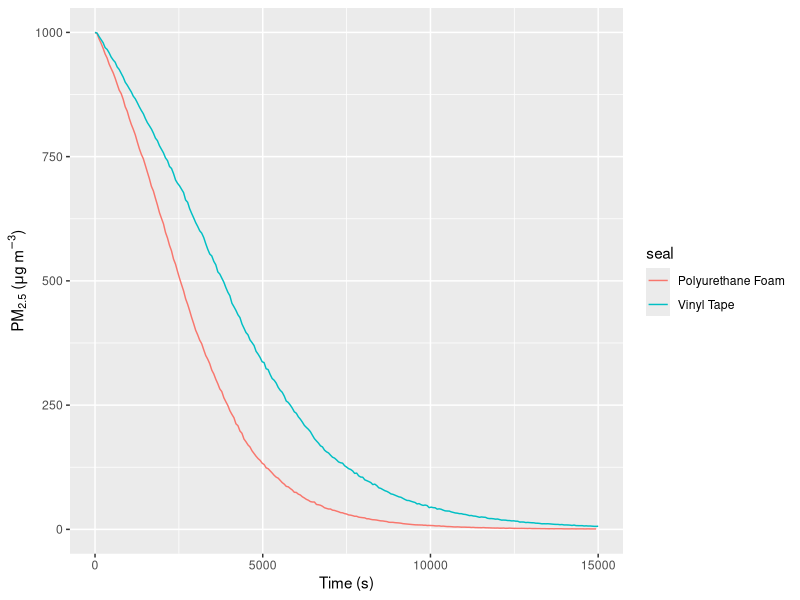
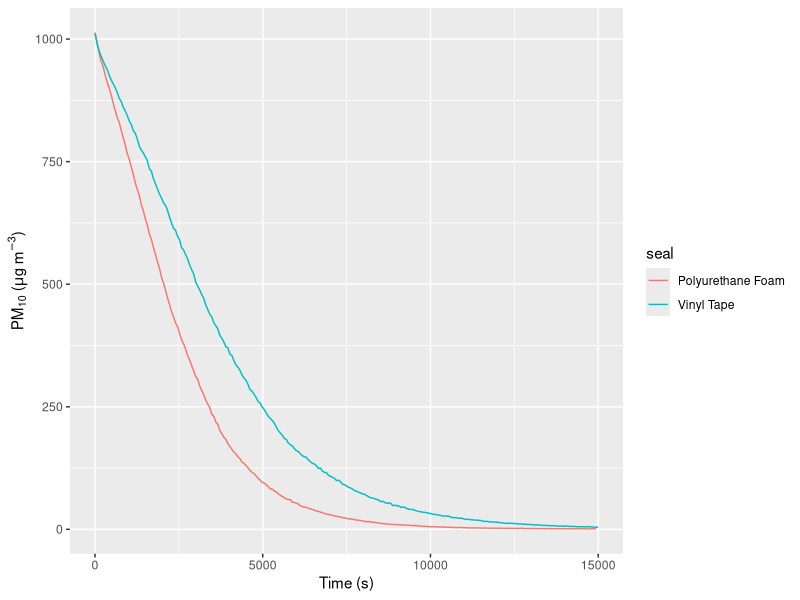
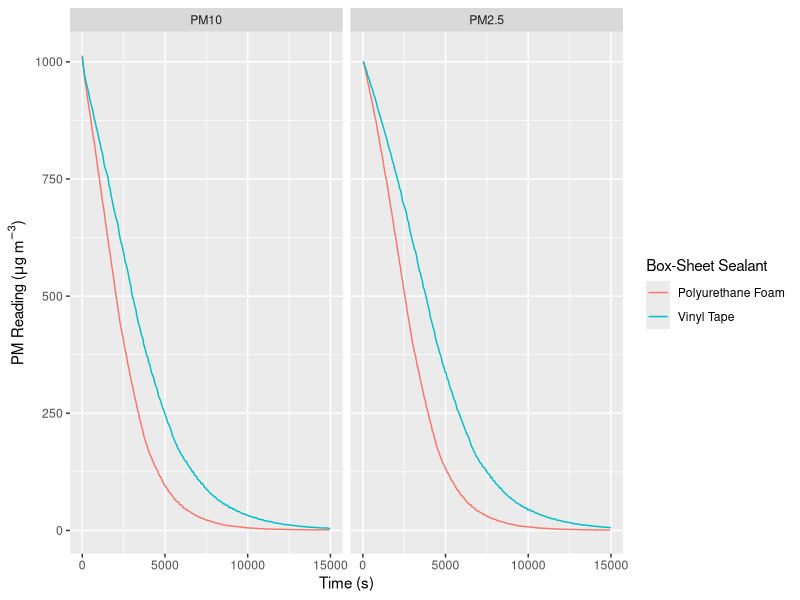
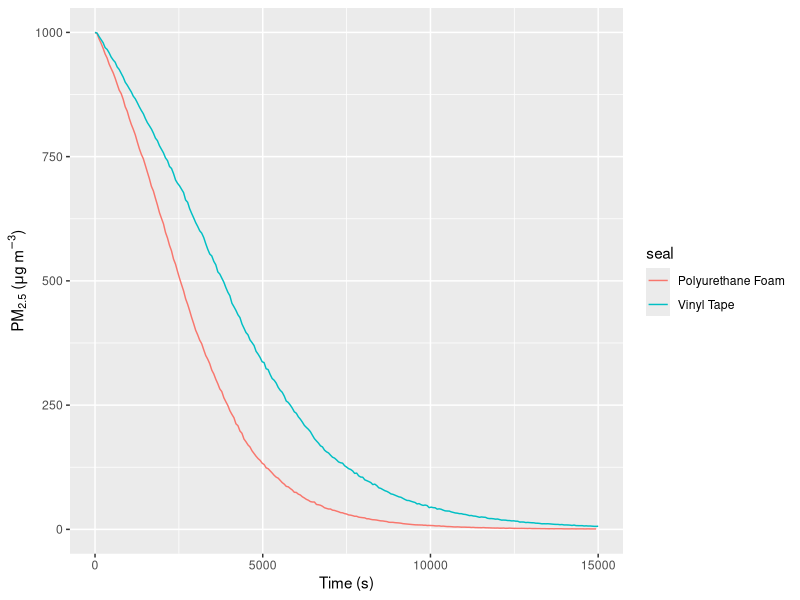
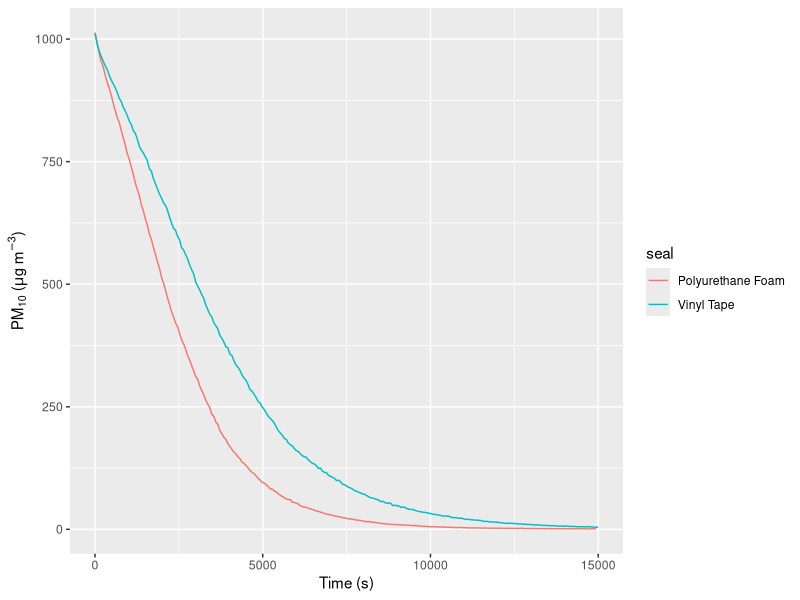
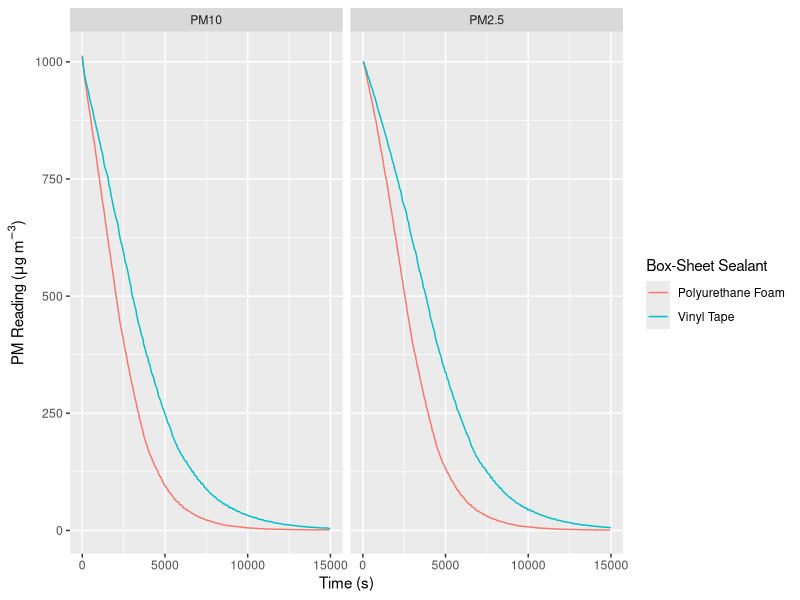

Reproduce these figures in R, in order.
#! /usr/bin/env Rscript

suppressMessages(library(tidyverse))

SYSTIME <- Sys.time()
DIFFTIME_ZERO <- difftime(SYSTIME, SYSTIME)

foam <- read_csv('15octa-nothing-4bigbox.csv', col_names=F)
names(foam) <- c('time', 'type', 'value')
foam <- subset(foam, type != 'comment')
foam$value <- as.numeric(foam$value)
foam$time <- as.numeric(as.POSIXct(foam$time, origin='1970-01-01'))
foam$seal <- 'Polyurethane Foam'

vinyl <- read_csv('16octc-nothing-4bigbox.csv', col_names=F)
names(vinyl) <- c('time', 'type', 'value')
vinyl <- subset(vinyl, type != 'comment')
vinyl$value <- as.numeric(vinyl$value)
vinyl$time <- as.numeric(as.POSIXct(vinyl$time, origin='1970-01-01'))
vinyl$seal <- 'Vinyl Tape'

foam.pm25 <- subset(foam, type == 'pm2.5')
foam.pm10 <- subset(foam, type == 'pm10')
vinyl.pm25 <- subset(vinyl, type == 'pm2.5')
vinyl.pm10 <- subset(vinyl, type == 'pm10')

trim_saturated <- function(data, sat_point) {
    last_saturated_reading_i <- last(which(data$value >= sat_point)[-1])
    data <- subset(data, time >= data[last_saturated_reading_i,]$time)
    data$time <- data$time - data[1,]$time
    return(data)
}

foam.pm25 <- trim_saturated(foam.pm25, 999.9)
vinyl.pm25 <- trim_saturated(vinyl.pm25, 999.9)
pm25.data <- rbind(foam.pm25, vinyl.pm25)
pm25.data <- subset(pm25.data, time <= 15000)

ggplot(pm25.data) +
    geom_line(mapping=aes(x=time, y=value, colour=seal)) +
    xlab("Time (s)") +
    ylab(expression("PM"[2.5]*" ("*mu*"g m"^-3*")"))
ggsave('airtight-seal-method-comparison-pm25.png', width=4, height=7)

foam.pm10 <- trim_saturated(foam.pm10, 999.9)
vinyl.pm10 <- trim_saturated(vinyl.pm10, 999.9)
pm10.data <- rbind(foam.pm10, vinyl.pm10)
pm10.data <- subset(pm10.data, time <= 15000)

ggplot(pm10.data) +
    geom_line(mapping=aes(x=time, y=value, colour=seal)) +
    xlab("Time (s)") +
    ylab(expression("PM"[10]*" ("*mu*"g m"^-3*")"))
ggsave('airtight-seal-method-comparison-pm10.png', width=4, height=7)

labeller <- c('pm2.5' = expression("PM"[2.5]), 'pm10' = expression("PM"[10]))
ggplot(rbind(pm25.data, pm10.data)) +
    geom_line(mapping=aes(x=time, y=value, colour=seal)) +
    xlab("Time (s)") +
    ylab(expression("PM Reading ("*mu*"g m"^-3*")")) +
    guides(colour=guide_legend(title='Box-Sheet Sealant')) +
    facet_grid(cols=vars(type), labeller=labeller(type=c(
        'pm2.5' = "PM2.5", 'pm10' = "PM10")))
ggsave('airtight-seal-method-comparison.png', width=16, height=9)
